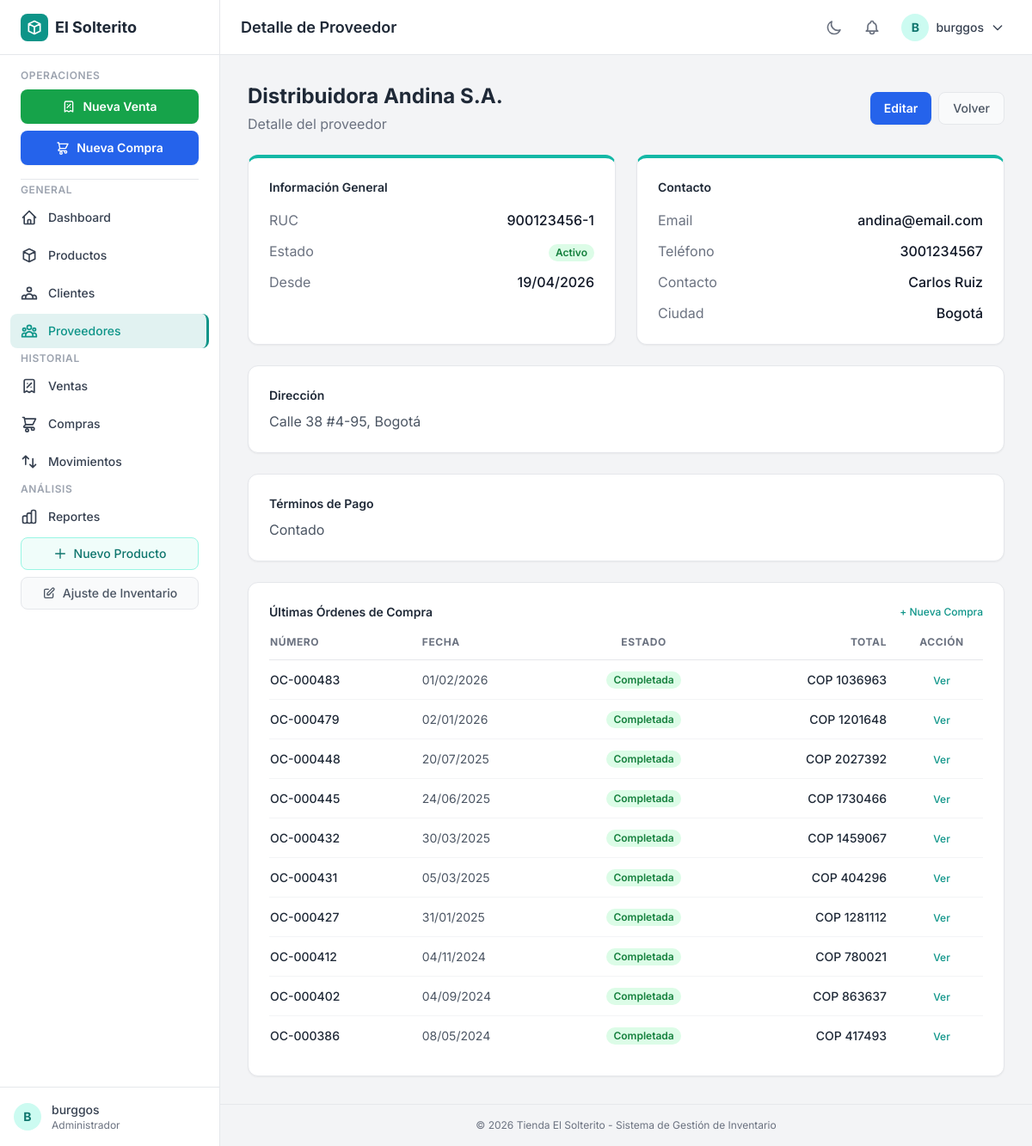
Page /proveedores/8/ (signed in) on the earlier database version.
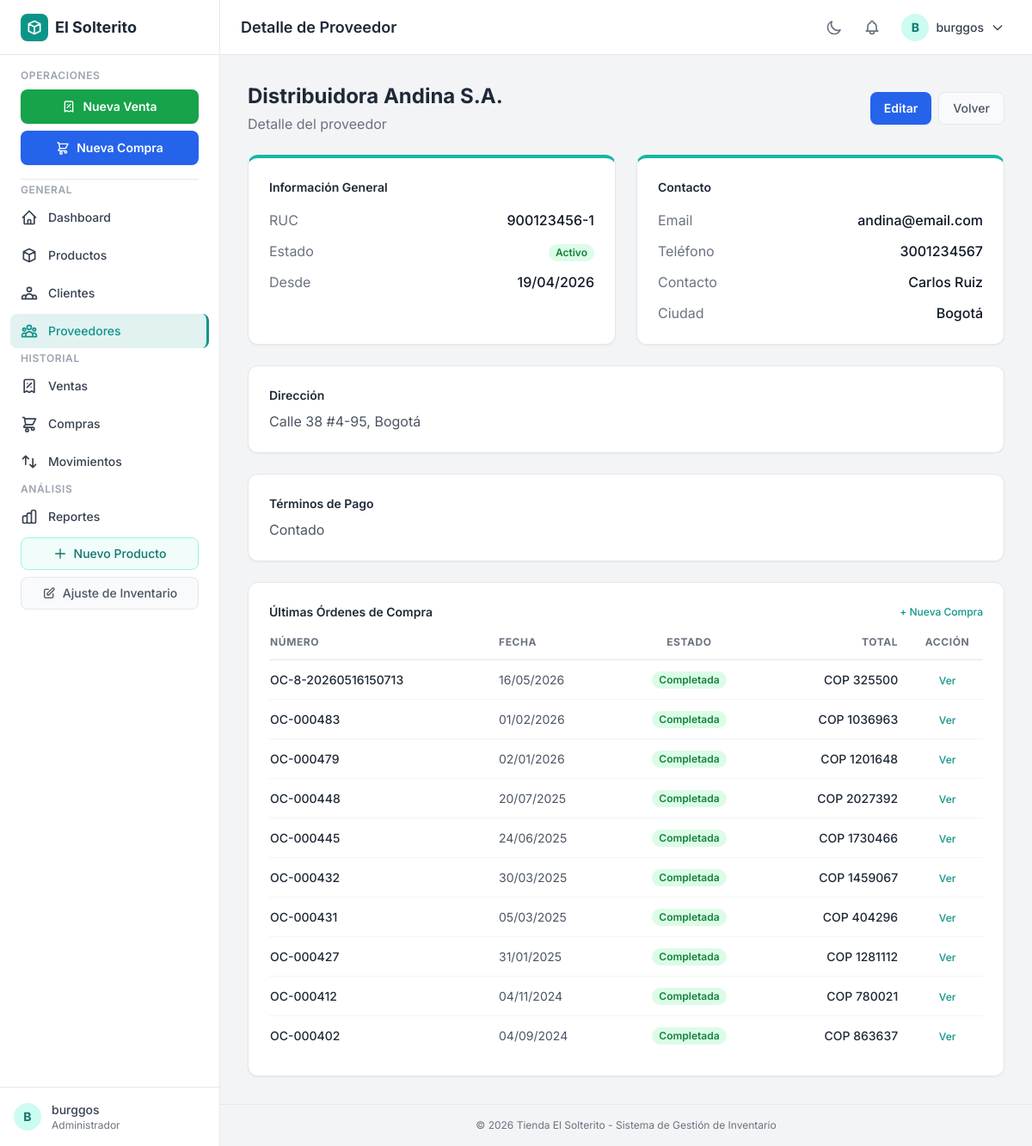
Same page on the later database version.
### apps/inventario/models.py (models this page shows, shortened)
class OrdenCompra(models.Model):
    ESTADO_CHOICES = [
        ('pendiente', 'Pendiente'),
        ('completada', 'Completada'),
        ('cancelada', 'Cancelada'),
        ('recibida_parcial', 'Recibida Parcial'),
    ]
    numero = models.CharField(max_length=50, unique=True, blank=True)
    proveedor = models.ForeignKey(Proveedor, on_delete=models.CASCADE, related_name='ordenes_compra')
    fecha_creacion = models.DateTimeField(auto_now_add=True)
    fecha_entrega_esperada = models.DateField(null=True, blank=True)
    fecha_entrega_real = models.DateField(null=True, blank=True)
    estado = models.CharField(max_length=20, choices=ESTADO_CHOICES, default='pendiente')
    notas = models.TextField(blank=True)
    total = models.DecimalField(max_digits=12, decimal_places=2, default=0)
    usuario_creador = models.CharField(max_length=100, blank=True)
    class Meta:
        verbose_name = "Orden de Compra"
        verbose_name_plural = "Órdenes de Compra"
        ordering = ['-fecha_creacion']

### apps/inventario/views.py (the view)
# urls.py: path('proveedores/<int:pk>/', views.detalle_proveedor, name='detalle_proveedor'),
@login_required
@role_required(ROLE_ADMIN, ROLE_BODEGUERO)
def detalle_proveedor(request, pk):
    proveedor = get_object_or_404(Proveedor, pk=pk)
    ordenes = proveedor.ordenes_compra.all().order_by('-fecha_creacion')[:10]
    return render(request, 'inventario/detalle_proveedor.html', {
        'proveedor': proveedor, 'ordenes': ordenes,
    })

### apps/inventario/permissions.py (called while the page is built)
def user_in_groups(user, *group_names):
    if not user.is_authenticated:
        return False
    if user.is_superuser:
        return True
    if not user.groups.exists():
        return True
    return user.groups.filter(name__in=group_names).exists()

def role_required(*group_names):
    def decorator(view_func):
        @login_required
        @wraps(view_func)
        def _wrapped(request, *args, **kwargs):
            if user_in_groups(request.user, *group_names):
                return view_func(request, *args, **kwargs)
            raise PermissionDenied('No tienes permisos para acceder a esta sección.')
        return _wrapped
    return decorator

### apps/inventario/templatetags/role_tags.py (called while the page is built)
@register.filter
def has_group(user, group_name):
    if not getattr(user, 'is_authenticated', False):
        return False
    if user.is_superuser:
        return True
    if not user.groups.exists():
        return True
    return user.groups.filter(name=group_name).exists()

### templates/inventario/detalle_proveedor.html (shortened to what the changed rows need)
{% extends 'base.html' %}
{% load static %}
{% block page_title %}Detalle de Proveedor{% endblock %}
{% block content %}
    <div class="mb-6 flex flex-col sm:flex-row sm:items-center sm:justify-between gap-4">
        <div>
            <h2 class="text-2xl font-bold text-gray-800 dark:text-white">{{ proveedor.nombre }}</h2>
        </div>
    </div>
    <div class="grid grid-cols-1 md:grid-cols-2 gap-6 mb-6">
        <div class="bg-white dark:bg-gray-800 rounded-xl shadow-sm border border-gray-200 dark:border-gray-700 border-t-4 border-t-teal-500 dark:border-t-teal-700 p-6">
            <h2 class="text-sm font-semibold text-gray-800 dark:text-gray-200 mb-4">Información General</h2>
        </div>
        <div class="bg-white dark:bg-gray-800 rounded-xl shadow-sm border border-gray-200 dark:border-gray-700 border-t-4 border-t-teal-500 dark:border-t-teal-700 p-6">
            <h2 class="text-sm font-semibold text-gray-800 dark:text-gray-200 mb-4">Contacto</h2>
        </div>
    </div>
    {% if proveedor.direccion %}
    <div class="bg-white dark:bg-gray-800 rounded-xl shadow-sm border border-gray-200 dark:border-gray-700 p-6 mb-6">
        <h2 class="text-sm font-semibold text-gray-800 dark:text-gray-200 mb-2">Dirección</h2>
    </div>
    {% endif %}
    {% if proveedor.terminos_pago %}
    <div class="bg-white dark:bg-gray-800 rounded-xl shadow-sm border border-gray-200 dark:border-gray-700 p-6 mb-6">
        <h2 class="text-sm font-semibold text-gray-800 dark:text-gray-200 mb-2">Términos de Pago</h2>
    </div>
    {% endif %}
    <div class="bg-white dark:bg-gray-800 rounded-xl shadow-sm border border-gray-200 dark:border-gray-700 p-6">
        <div class="flex justify-between items-center mb-4">
            <h2 class="text-sm font-semibold text-gray-800 dark:text-gray-200">Últimas Órdenes de Compra</h2>
        </div>
        <div class="overflow-x-auto">
            <table class="w-full text-sm">
                <thead>
                    <tr class="text-left text-xs font-semibold text-gray-500 dark:text-gray-400 uppercase tracking-wider border-b border-gray-200 dark:border-gray-700">
                        <th class="pb-3 pr-4">Número</th>
                        <th class="pb-3 pr-4">Fecha</th>
                        <th class="pb-3 pr-4 text-center">Estado</th>
                        <th class="pb-3 pr-4 text-right">Total</th>
                        <th class="pb-3 text-center">Acción</th>
                    </tr>
                </thead>
                <tbody class="divide-y divide-gray-100 dark:divide-gray-700">
                    {% for orden in ordenes %}
                    <tr class="hover:bg-gray-50 dark:hover:bg-gray-700/50 transition">
                        <td class="py-3 pr-4 font-medium text-gray-800 dark:text-gray-200">{{ orden.numero }}</td>
                        <td class="py-3 pr-4 text-gray-600 dark:text-gray-400">{{ orden.fecha_creacion|date:"d/m/Y" }}</td>
                        <td class="py-3 pr-4 text-center">
                            {% if orden.estado == 'completada' %}
                                <span class="inline-flex items-center px-2 py-0.5 rounded-full text-xs font-semibold bg-green-100 dark:bg-green-900/30 text-green-700 dark:text-green-400">Completada</span>
                            {% elif orden.estado == 'cancelada' %}
                                <span class="inline-flex items-center px-2 py-0.5 rounded-full text-xs font-semibold bg-red-100 dark:bg-red-900/30 text-red-700 dark:text-red-400">Cancelada</span>
                            {% else %}
                                <span class="inline-flex items-center px-2 py-0.5 rounded-full text-xs font-semibold bg-amber-100 dark:bg-amber-900/30 text-amber-700 dark:text-amber-400">Pendiente</span>
                            {% endif %}
                        </td>
                        <td class="py-3 pr-4 text-right font-medium text-gray-800 dark:text-gray-200">COP {{ orden.total|floatformat:0 }}</td>
                        <td class="py-3 text-center">
                            <a href="{% url 'inventario:detalle_compra' orden.pk %}" class="text-xs font-medium text-teal-600 dark:text-teal-400 hover:text-teal-800 dark:hover:text-teal-300 transition">Ver</a>
                        </td>
                    </tr>
                    {% endfor %}
                </tbody>
            </table>
        </div>
    </div>
{% endblock %}

Differences in the rows shown:
no longer on this page (row unchanged): OrdenCompra: numero "OC-000386", fecha_creacion "08/05/2024", estado "Completada", total "417493"
added OrdenCompra: numero "OC-8-20260516150713", fecha_creacion "16/05/2026", estado "Completada", total "325500"
